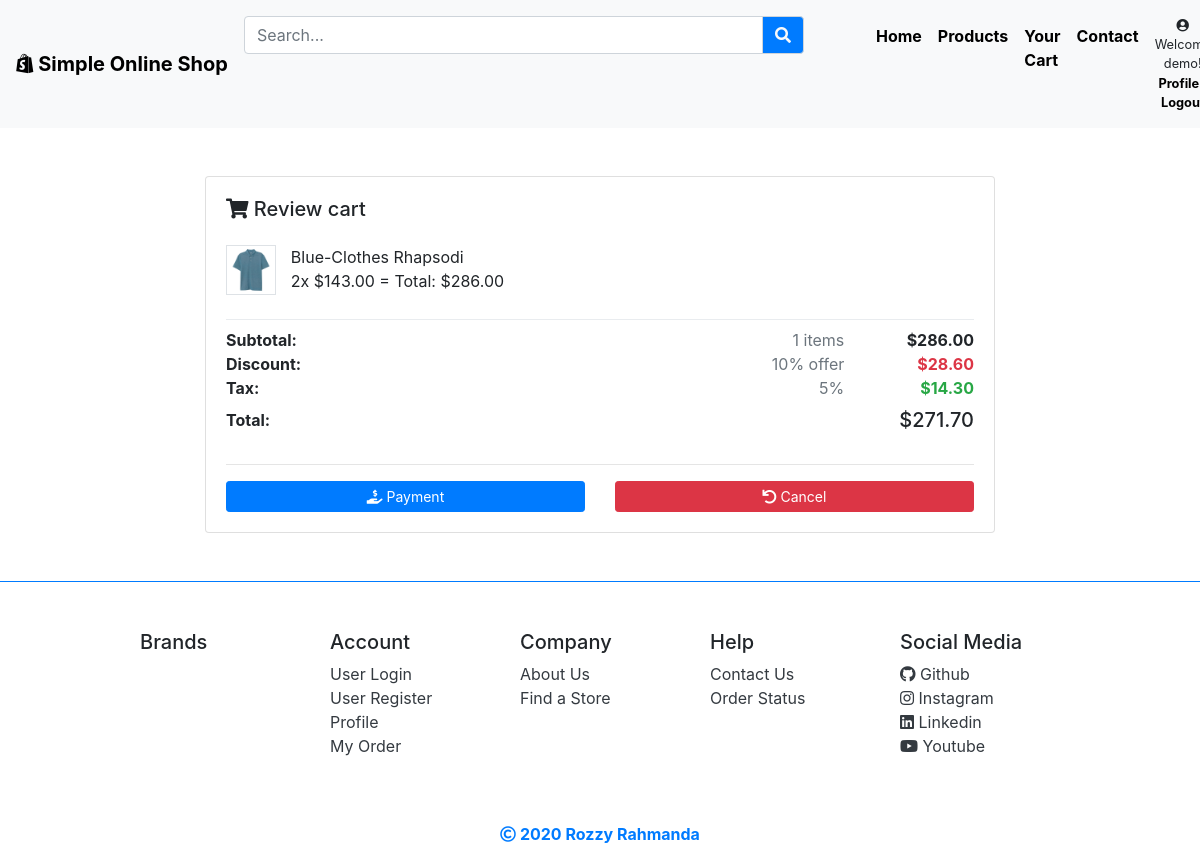
Page /order/ (signed in) on the earlier database version.
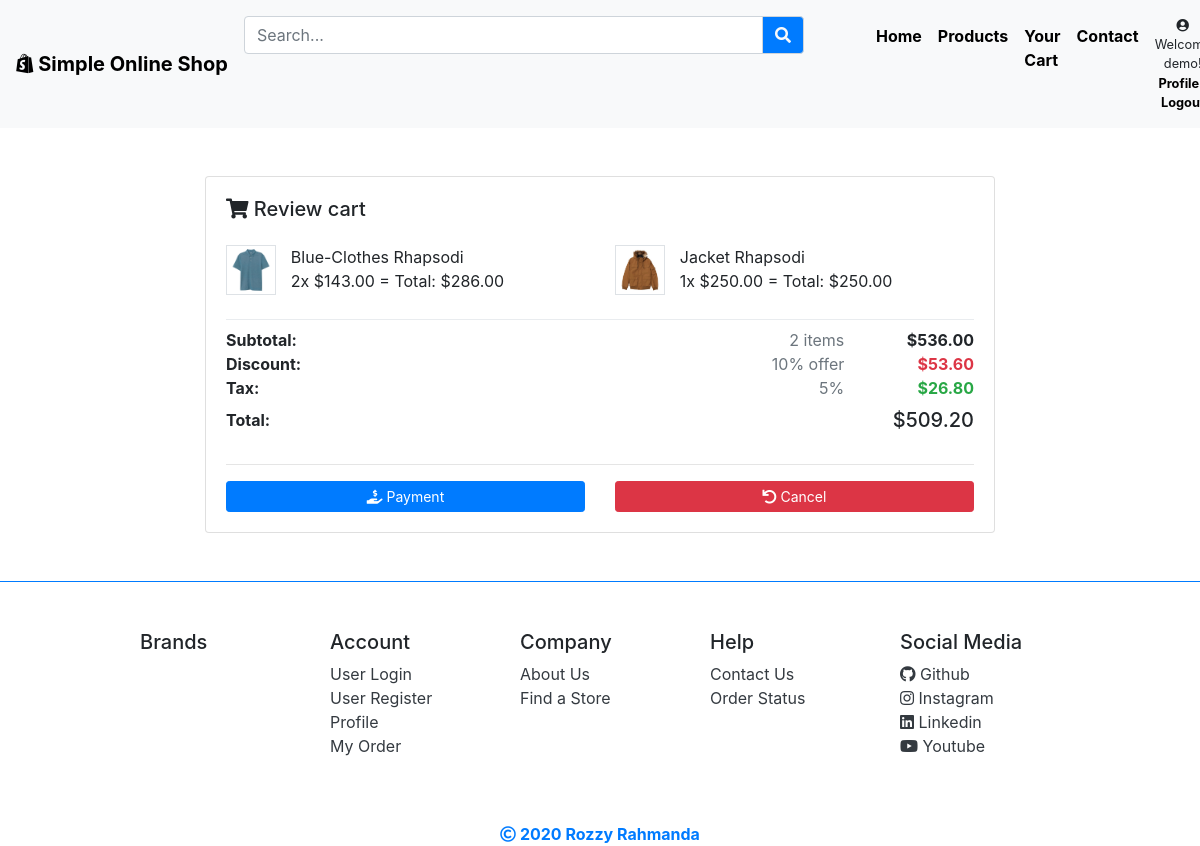
Same page on the later database version.
### products/models.py (models this page shows, shortened)
class Cart(models.Model):
    user = models.ForeignKey(settings.AUTH_USER_MODEL, on_delete=models.CASCADE)
    product = models.ForeignKey(Product, on_delete=models.CASCADE)
    ordered = models.BooleanField(default=False)
    created_date = models.DateTimeField(auto_now_add=True)
    quantity = models.IntegerField(default=1)
    rating = models.IntegerField(default=0)
    total_price = models.DecimalField(max_digits=10, decimal_places=2, default=0)

class Product(models.Model):
    title = models.CharField(max_length=100)
    brand = models.CharField(max_length=100)
    product_id = models.CharField(max_length=12)
    category = models.CharField(max_length=100)
    price = models.DecimalField(max_digits=10, decimal_places=2)
    description = models.TextField()
    image = models.ImageField(upload_to='images/')
    created_date = models.DateTimeField(auto_now_add=True)
    updated_date = models.DateTimeField(auto_now_add=True)
    date_release = models.DateTimeField(auto_now_add=False)
    stock = models.PositiveIntegerField(default=0)
    rating = models.FloatField(default=0)
    reviews = models.IntegerField(default=0)
    order = models.IntegerField(default=0)

class Order(models.Model):
    user = models.ForeignKey(settings.AUTH_USER_MODEL, on_delete=models.CASCADE)
    item = models.ManyToManyField(Cart)
    ordered = models.BooleanField(default=False)
    date_ordered = models.DateTimeField(auto_now_add=False)

### products/views.py (the view)
# urls.py: path('order/', OrderView.as_view(), name='order'),
class OrderView(LoginRequiredMixin, View):
    template_name = 'order.html'
    login_url = 'login'
    def get(self, *args, **kwargs):
        try:
            order = Order.objects.get(user=self.request.user, ordered=False)
            total = 0
            for item in order.item.all():
                total += item.total_price
            discount = 10/100 * int(total)
            tax = 5/100 * float(total)
            total_all = float(total) - discount + tax
            context = {
                'object': order,
                'total' : total,
                'discount' : discount,
                'total_all' : total_all,
                'tax' : tax
            }
            return render(self.request, self.template_name, context)
        except ObjectDoesNotExist:
            return redirect('product')

### products/context_processors.py (called while the page is built)
def brand(request):
    from products.models import Product, Contact
    from django.core.paginator import Paginator
    brand = Product.objects.all().values('brand').order_by('-brand')
    paginator = Paginator(brand, 4)
    page_number = request.GET.get('page')
    page_obj = paginator.get_page(page_number)
    pesan = Contact.objects.order_by('-created_date')
    view_count = 0
    for view_boolean in pesan.values('view'):
        if view_boolean['view'] == True:
            view_count += 1
    return {'brand': page_obj, 'pesan': pesan, 'view_count': view_count }

### templates/order.html
{% extends 'base.html' %}
{% load static %}
{% load mathfilters %}
{% block content %}
    <section class="container py-5">
        <div class="card lebar">
            <div class="card-body">
                <h5><i class="fa fa-shopping-cart"></i> Review cart</h5>
                <div class="row">
                    {% for item in object.item.all %}
                    <div class="col-sm-6 py-3">
                        <div class="row">
                            <div class="col-sm-2">
                                <img src="{{ item.product.image.url }}" alt="image1" height="50" class="border">
                            </div>
                            <div class="col-sm-10">
                                {{ item.product.title }}
                                <br>
                                {{ item.quantity}}x ${{ item.product.price }} = Total: ${{ item.quantity|mul:item.product.price }}
                            </div>
                        </div>
                    </div>
                    {% endfor %}
                </div>
                <div class="dropdown-divider"></div>
                <div class="row">
                    <div class="col-sm-8"><span class="font-weight-bold">Subtotal:</span></div>
                    <div class="col-sm-2 text-right">
                       <span class="text-muted">{{ object.item.count }} items</span>
                    </div>
                    <div class="col-sm-2 text-right">
                       <span class="font-weight-bold">${{ total }}</span>
                    </div>
                </div>
                <div class="row">
                    <div class="col-sm-8"><span class="font-weight-bold">Discount:</span></div>
                    <div class="col-sm-2 text-right">
                       <span class="text-muted">10% offer</span>
                    </div>
                    {% load humanize %}
                    <div class="col-sm-2 text-right">
                       <span class="font-weight-bold text-danger">${{ discount|floatformat:2 }}</span>
                    </div>
                </div>
                <div class="row">
                    <div class="col-sm-8"><span class="font-weight-bold">Tax:</span></div>
                    <div class="col-sm-2 text-right">
                       <span class="text-muted">5%</span>
                    </div>
                    <div class="col-sm-2 text-right">
                       <span class="font-weight-bold text-success">${{ tax|floatformat:2 }}</span>
                    </div>
                </div>
                <div class="row py-2">
                    <div class="col-sm-8"><span class="font-weight-bold">Total:</span></div>
                    <div class="col-sm-4 text-right">
                       <h5>${{ total_all|floatformat:2 }}</h5>
                    </div>
                </div>
                <hr>
                <div class="row">
                    <div class="col">
                        <a href="{% url 'payment' %}" class="btn btn-primary btn-sm container"><i class="fa fa-hand-holding-usd"></i> Payment</a>
                    </div>
                    <div class="col">
                        <a href="{% url 'cart' %}" class="btn btn-danger btn-sm container"><i class="fa fa-undo"></i> Cancel</a>
                    </div>
                </div>
            </div>
        </div>
    </section>
{% endblock content %}

Differences in the rows shown:
added Cart: product.image (picture), product "Jacket Rhapsodi", quantity "1", product.price "250.00", quantity|mul "250.00"
computed for Order: item.count "1" → "2"
Other differences:
{{ total }}: "286.00" → "536.00"
{{ discount|floatformat:2 }}: "28.60" → "53.60"
{{ tax|floatformat:2 }}: "14.30" → "26.80"
{{ total_all|floatformat:2 }}: "271.70" → "509.20"
